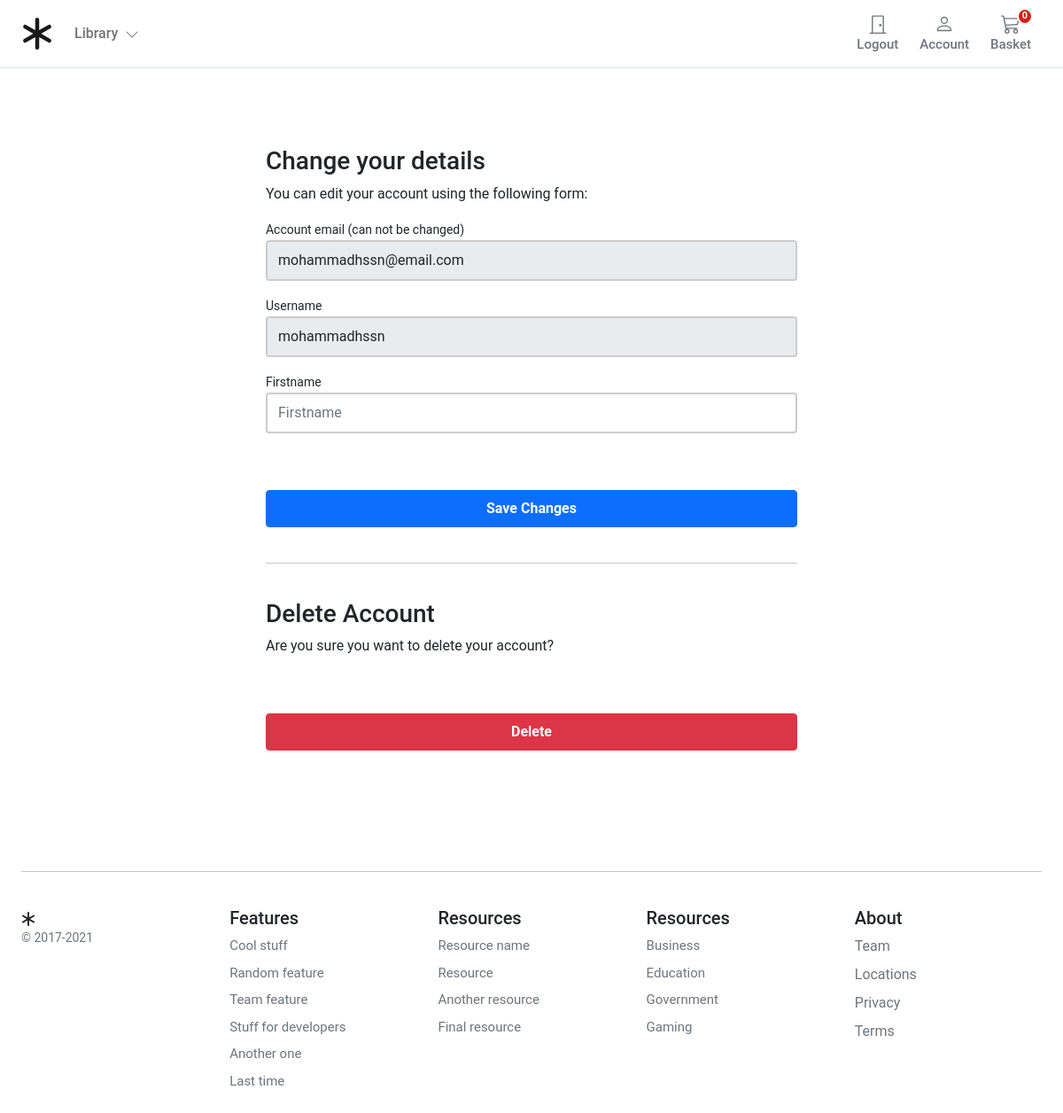
Page /account/profile/edit/ (signed in) on the earlier database version.
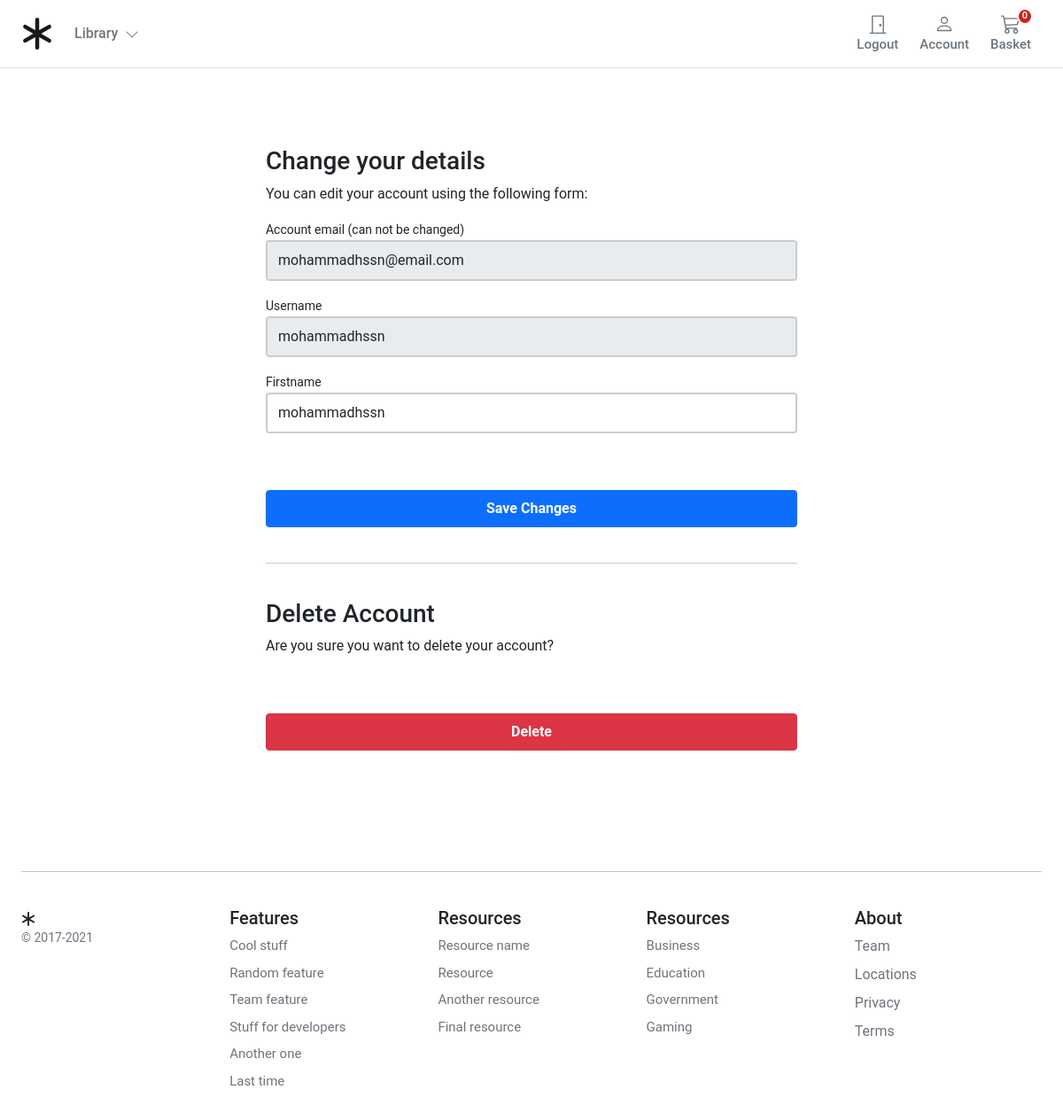
Same page on the later database version.
### account/models.py (models this page shows, shortened)
class UserBase(AbstractBaseUser, PermissionsMixin):
    email = models.EmailField(_('email address'), unique=True)
    user_name = models.CharField(max_length=150, unique=True)
    first_name = models.CharField(max_length=150, blank=True)
    about = models.TextField(_('about'), max_length=500, blank=True)
    country = CountryField()
    phone_number = models.CharField(max_length=150, blank=True)
    postcode = models.CharField(max_length=12, blank=True)
    address_line_1 = models.CharField(max_length=150, blank=True)
    address_line_2 = models.CharField(max_length=150, blank=True)
    town_city = models.CharField(max_length=150, blank=True)
    is_active = models.BooleanField(default=False)
    is_staff = models.BooleanField(default=False)
    created = models.DateTimeField(auto_now_add=True)
    updated = models.DateTimeField(auto_now=True)
    objects = CustomAccountManager()
    USERNAME_FIELD = 'email'
    REQUIRED_FIELDS = ['user_name']
    class Meta:
        verbose_name = 'Accounts'
        verbose_name_plural = 'Accounts'

### account/views.py (the view, shortened to what this page needs)
# urls.py: path('profile/edit/', views.EditProfile.as_view(), name='edit_profile'),
class EditProfile(LoginRequiredMixin, View):
    form_class = UserEditForm
    template_name = 'account/edit_detail.html'
    def get(self, request):
        user_form = self.form_class(instance=request.user)
        return render(request, self.template_name, {'user_form': user_form})

### account/forms.py
class UserEditForm(forms.ModelForm):
    email = forms.EmailField(
        label='Account email (can not be changed)', max_length=200, widget=forms.TextInput(
            attrs={'class': 'form-control mb-3', 'placeholder': 'email', 'id': 'form-email', 'readonly': 'readonly'}))
    user_name = forms.CharField(
        label='Username', min_length=4, max_length=50, widget=forms.TextInput(
            attrs={'class': 'form-control mb-3', 'placeholder': 'Username', 'id': 'form-firstname',
                   'readonly': 'readonly'}))
    first_name = forms.CharField(
        label='Firstname', min_length=4, max_length=50, widget=forms.TextInput(
            attrs={'class': 'form-control mb-3', 'placeholder': 'Firstname', 'id': 'form-lastname'}))
    class Meta:
        model = UserBase
        fields = ('email', 'user_name', 'first_name',)
    def __init__(self, *args, **kwargs):
        super().__init__(*args, **kwargs)
        self.fields['user_name'].required = True
        self.fields['email'].required = True

### basket/basket.py (called while the page is built)
    def __len__(self):
        return sum(item['qty'] for item in self.basket.values())

### basket/context_processors.py (called while the page is built)
def basket(request):
    return {'basket': Basket(request)}

### account/templates/account/edit_detail.html (shortened to what this page needs)
{% extends 'base.html' %}
{% block content %}
    <div class="container-fluid">
        <div class="row no-gutter">
            <div class="col-md-12">
                <div class="login d-flex align-items-center py-5">
                    <div class="container">
                        <div class="row">
                            <div class="col-12 col-lg-7  mx-auto">
                                <form class="account-form px-4 pt-4" method="post" enctype="multipart/form-data">
                                    {% if user_form.is_valid and profile_form.is_valid %}
                                        <div class="alert alert-primary" role="alert">
                                            Details successfully updated!
                                        </div>
                                        <p class="small text-center pt-0">
                                            <a href="{% url "account:dashboard" %}">Back to Dashboard</a>
                                        </p>
                                    {% else %}
                                        <h3>Change your details</h3>
                                        <p>You can edit your account using the following form:</p>
                                    {% endif %}
                                    <label class="small font-weight-bold">{{ user_form.email.label }}</label>
                                    {{ user_form.email }}
                                    <label class="small font-weight-bold">{{ user_form.user_name.label }}</label>
                                    {{ user_form.user_name }}
                                    <label class="small font-weight-bold">{{ user_form.first_name.label }}</label>
                                    {{ user_form.first_name }}
                                    <button class="btn btn-primary btn-block py-2 mb-4 mt-5 fw-bold w-100" type="submit"
                                            value="Save changes">Save Changes
                                    </button>
                                    <hr class="mb-3">
                                </form>
                                <form class="account-form px-4" action="{% url "account:delete_user" %}" method="post">
                                    <p class=" h3 pt-4 font-weight-bold">Delete Account</p>
                                    <p>Are you sure you want to delete your account?</p>
                                    <button type="submit" role="button"
                                            class="btn btn-danger btn-block py-2 mb-4 mt-5 fw-bold w-100">Delete
                                    </button>
                                </form>
                            </div>
                        </div>
                    </div>
                </div>
            </div>
        </div>
    </div>
{% endblock %}

Differences in the rows shown:
changed UserBase "mohammadhssn@email.com": first_name (not shown) → "mohammadhssn"
